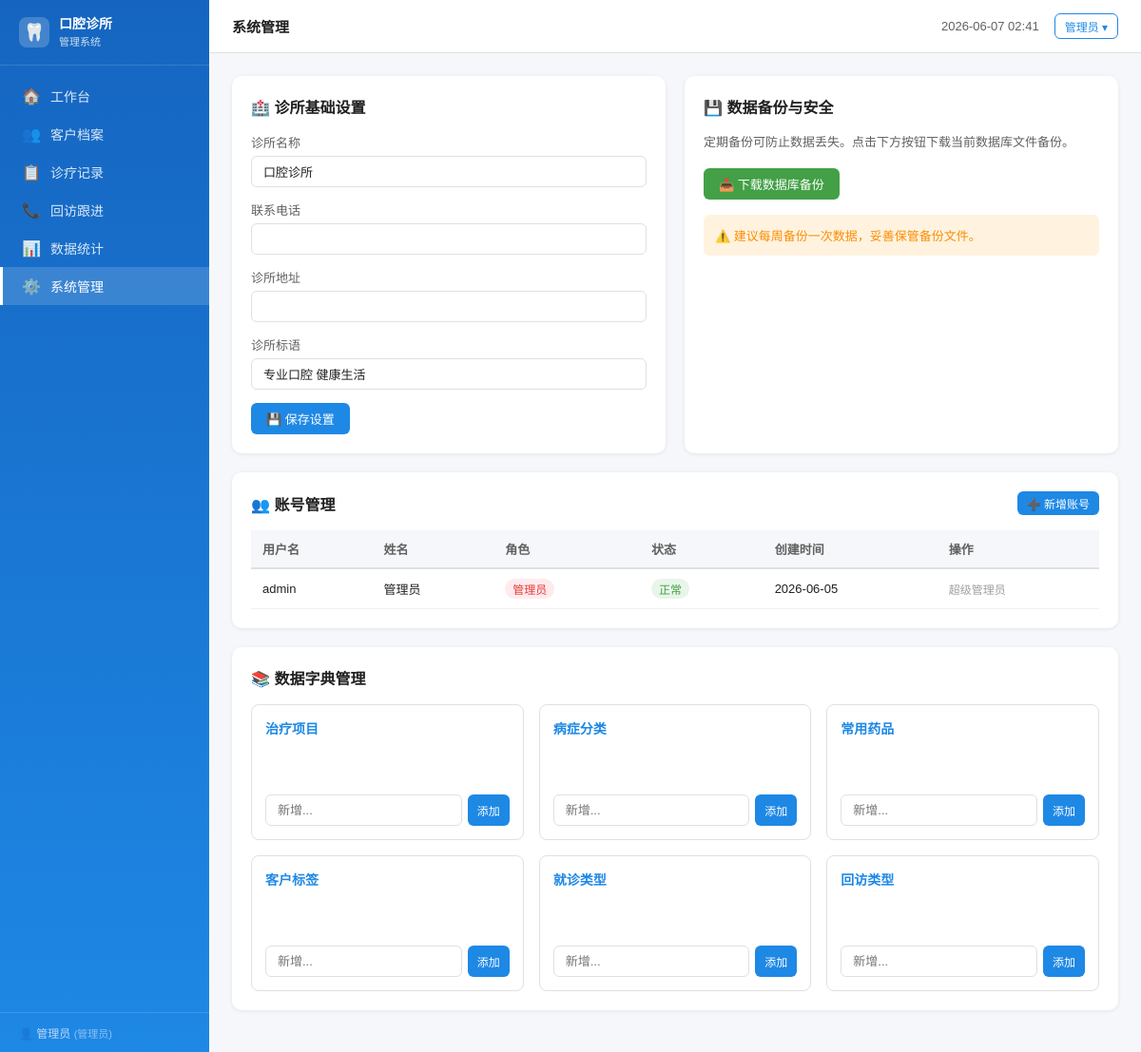
Page /system (signed in) on the committed database.
### tables this page shows
CREATE TABLE clinic_settings (
        key TEXT PRIMARY KEY,
        value TEXT
    );

CREATE TABLE users (
        id INTEGER PRIMARY KEY AUTOINCREMENT,
        username TEXT UNIQUE NOT NULL,
        password_hash TEXT NOT NULL,
        real_name TEXT NOT NULL,
        role TEXT NOT NULL DEFAULT 'doctor',
        is_active INTEGER DEFAULT 1,
        created_at TEXT DEFAULT (datetime('now','localtime'))
    );

### app.py (the view)
@app.route('/system')
@login_required
def system():
    if session.get('role') != 'admin':
        flash('权限不足', 'error')
        return redirect(url_for('index'))
    conn = get_db()
    users = conn.execute("SELECT * FROM users ORDER BY id").fetchall()
    conn.close()
    settings = get_clinic_settings()
    return render_template('system.html', users=users, settings=settings, user=get_current_user())

### app.py (called while the page is built)
def get_db():
    conn = sqlite3.connect(DB_PATH)
    conn.row_factory = sqlite3.Row
    conn.execute("PRAGMA journal_mode=WAL")
    conn.execute("PRAGMA foreign_keys=ON")
    return conn

def login_required(f):
    @wraps(f)
    def decorated(*args, **kwargs):
        if 'user_id' not in session:
            return redirect(url_for('login'))
        return f(*args, **kwargs)
    return decorated

def get_current_user():
    if 'user_id' in session:
        conn = get_db()
        u = conn.execute("SELECT * FROM users WHERE id=?", (session['user_id'],)).fetchone()
        conn.close()
        return u
    return None

def get_clinic_settings():
    conn = get_db()
    rows = conn.execute("SELECT key,value FROM clinic_settings").fetchall()
    conn.close()
    return {r['key']: r['value'] for r in rows}

### templates/system.html (shortened to what this page needs)
{% extends 'base.html' %}
{% block page_title %}系统管理{% endblock %}
{% block content %}
<div style="display:grid;grid-template-columns:1fr 1fr;gap:20px">
  <div class="card">
    <div class="card-header"><h2>🏥 诊所基础设置</h2></div>
    <div class="form-group"><label class="form-label">诊所名称</label><input id="s-clinic-name" class="form-control" value="{{ settings.get('clinic_name','') }}"></div>
    <div class="form-group"><label class="form-label">联系电话</label><input id="s-clinic-phone" class="form-control" value="{{ settings.get('clinic_phone','') }}"></div>
    <div class="form-group"><label class="form-label">诊所地址</label><input id="s-clinic-address" class="form-control" value="{{ settings.get('clinic_address','') }}"></div>
    <div class="form-group"><label class="form-label">诊所标语</label><input id="s-clinic-slogan" class="form-control" value="{{ settings.get('clinic_slogan','') }}"></div>
    <button class="btn btn-primary" onclick="saveSettings()">💾 保存设置</button>
  </div>
  <div class="card">
    <div class="card-header"><h2>💾 数据备份与安全</h2></div>
    <p style="font-size:13px;color:var(--text2);margin-bottom:16px;line-height:1.6">定期备份可防止数据丢失。点击下方按钮下载当前数据库文件备份。</p>
    <a href="/api/backup" class="btn btn-success">📥 下载数据库备份</a>
    <div style="margin-top:16px;padding:12px;background:#FFF3E0;border-radius:6px;font-size:13px;color:var(--warning)">
      ⚠️ 建议每周备份一次数据，妥善保管备份文件。
    </div>
  </div>
</div>
<div class="card">
  <div class="card-header">
    <h2>👥 账号管理</h2>
    <button class="btn btn-sm btn-primary" onclick="openNewUser()">➕ 新增账号</button>
  </div>
  <div class="table-wrap">
    <table>
      <thead><tr><th>用户名</th><th>姓名</th><th>角色</th><th>状态</th><th>创建时间</th><th>操作</th></tr></thead>
      <tbody id="users-tbody">
        {% for u in users %}
        <tr id="user-row-{{ u.id }}">
          <td>{{ u.username }}</td>
          <td>{{ u.real_name }}</td>
          <td><span class="badge {{ 'badge-danger' if u.role=='admin' else 'badge-info' }}">{{ '管理员' if u.role=='admin' else '医生' }}</span></td>
          <td><span class="badge {{ 'badge-success' if u.is_active else 'badge-warning' }}">{{ '正常' if u.is_active else '已禁用' }}</span></td>
          <td>{{ (u.created_at or '')[:10] }}</td>
          <td>
            {% if u.username != 'admin' %}
            <button class="btn-icon" onclick="editUser({{ u.id }},'{{ u.real_name }}','{{ u.role }}',{{ u.is_active }})">✏️</button>
            {% else %}
            <span style="font-size:12px;color:var(--text3)">超级管理员</span>
            {% endif %}
          </td>
        </tr>
        {% endfor %}
      </tbody>
    </table>
  </div>
</div>
<div class="card">
  <div class="card-header"><h2>📚 数据字典管理</h2></div>
  <div style="display:grid;grid-template-columns:repeat(auto-fill,minmax(280px,1fr));gap:16px">
    {% for cat, label in [('treatment_item','治疗项目'),('disease','病症分类'),('drug','常用药品'),('customer_tag','客户标签'),('visit_type','就诊类型'),('followup_type','回访类型')] %}
    <div style="border:1px solid var(--border);border-radius:8px;padding:14px">
      <div style="font-weight:600;margin-bottom:10px;color:var(--primary)">{{ label }}</div>
      <div id="dict-{{ cat }}" style="display:flex;flex-wrap:wrap;gap:6px;min-height:40px"></div>
      <div style="display:flex;gap:6px;margin-top:10px">
        <input type="text" id="dict-input-{{ cat }}" class="form-control" placeholder="新增..." style="flex:1">
        <button class="btn btn-sm btn-primary" onclick="addDictItem('{{ cat }}')">添加</button>
      </div>
    </div>
    {% endfor %}
  </div>
</div>
{% endblock %}

### templates/base.html (shortened to what this page needs)
<!DOCTYPE html>
<html lang="zh-CN">
<head>
</head>
<body>
<div class="layout">
  <aside class="sidebar" id="sidebar">
    <div class="sidebar-brand">
      <div class="logo">🦷</div>
      <h1>{{ settings.get('clinic_name','口腔诊所') }}<br><small style="font-size:11px;font-weight:400;opacity:.8">管理系统</small></h1>
    </div>
    <nav class="sidebar-nav">
      <a href="{{ url_for('index') }}" class="{% if request.endpoint=='index' %}active{% endif %}">
        <span>🏠</span> 工作台
      </a>
      <a href="{{ url_for('customers') }}" class="{% if request.endpoint in ['customers','customer_detail'] %}active{% endif %}">
        <span>👥</span> 客户档案
      </a>
      <a href="{{ url_for('treatments') }}" class="{% if request.endpoint in ['treatments','treatment_detail'] %}active{% endif %}">
        <span>📋</span> 诊疗记录
      </a>
      <a href="{{ url_for('followups') }}" class="{% if request.endpoint=='followups' %}active{% endif %}">
        <span>📞</span> 回访跟进
      </a>
      <a href="{{ url_for('statistics') }}" class="{% if request.endpoint=='statistics' %}active{% endif %}">
        <span>📊</span> 数据统计
      </a>
      {% if user and user.role=='admin' %}
      <a href="{{ url_for('system') }}" class="{% if request.endpoint=='system' %}active{% endif %}">
        <span>⚙️</span> 系统管理
      </a>
      {% endif %}
    </nav>
    <div class="sidebar-footer">
      👤 {{ user.real_name if user else '' }}
      <span style="font-size:11px;opacity:.7">({{ '管理员' if user and user.role=='admin' else '医生' }})</span>
    </div>
  </aside>
  <div class="main">
    <header class="header">
      <div class="header-left">
        <span style="font-size:15px;font-weight:600;color:var(--text)">{% block page_title %}{% endblock %}</span>
      </div>
      <div class="header-right">
        <span style="font-size:13px;color:var(--text2)" id="clock"></span>
        <div style="position:relative">
          <button class="btn btn-sm btn-outline" onclick="toggleUserMenu()">{{ user.real_name if user else '' }} ▾</button>
        </div>
      </div>
    </header>
    <main class="content">
      {% block content %}{% endblock %}
    </main>
  </div>
</div>
</body>
</html>

### templates/base.html (style rules this page uses)
:root { --primary:#1E88E5;--primary-dark:#1565C0;--primary-light:#E3F2FD; --success:#43A047;--warning:#FB8C00;--danger:#E53935;--info:#00ACC1; --bg:#F5F7FA;--card:#FFF;--border:#E0E0E0;--text:#212121;--text2:#616161;--text3:#9E9E9E; --sidebar-w:220px;--header-h:56px; }
* { box-sizing:border-box;margin:0;padding:0 }
body { font-family:'PingFang SC','Microsoft YaHei',sans-serif;background:var(--bg);color:var(--text);font-size:14px }
a { color:var(--primary);text-decoration:none }
.layout { display:flex;min-height:100vh }
.sidebar { width:var(--sidebar-w);background:linear-gradient(180deg,#1565C0 0%,#1E88E5 100%); color:#fff;display:flex;flex-direction:column;position:fixed;top:0;left:0;bottom:0;z-index:100; transition:transform .3s }
.sidebar-brand { padding:16px 20px;border-bottom:1px solid rgba(255,255,255,.15); display:flex;align-items:center;gap:10px }
.sidebar-brand .logo { width:32px;height:32px;background:rgba(255,255,255,.2); border-radius:8px;display:flex;align-items:center;justify-content:center;font-size:18px }
.sidebar-brand h1 { font-size:14px;font-weight:700;line-height:1.3;color:#fff }
.sidebar-nav { flex:1;overflow-y:auto;padding:12px 0 }
.sidebar-nav a { display:flex;align-items:center;gap:10px;padding:10px 20px; color:rgba(255,255,255,.85);transition:all .2s;border-left:3px solid transparent }
.sidebar-nav a:hover,.sidebar-nav a.active { background:rgba(255,255,255,.15); color:#fff;border-left-color:#fff }
.sidebar-nav a span { font-size:16px }
.sidebar-footer { padding:12px 20px;border-top:1px solid rgba(255,255,255,.15);font-size:12px;color:rgba(255,255,255,.7) }
.main { margin-left:var(--sidebar-w);flex:1;display:flex;flex-direction:column;min-height:100vh }
.header { height:var(--header-h);background:#fff;border-bottom:1px solid var(--border); display:flex;align-items:center;justify-content:space-between;padding:0 24px; position:sticky;top:0;z-index:50 }
.header-left { display:flex;align-items:center;gap:12px }
.header-right { display:flex;align-items:center;gap:16px }
.content { flex:1;padding:24px }
.card { background:#fff;border-radius:10px;box-shadow:0 1px 4px rgba(0,0,0,.08);padding:20px;margin-bottom:20px }
.card-header { display:flex;align-items:center;justify-content:space-between;margin-bottom:16px }
.card-header h2 { font-size:16px;font-weight:600 }
.badge { display:inline-block;padding:2px 8px;border-radius:12px;font-size:12px;font-weight:500 }
.badge-success { background:#E8F5E9;color:var(--success) }
.badge-danger { background:#FFEBEE;color:var(--danger) }
.btn { display:inline-flex;align-items:center;gap:6px;padding:7px 16px;border-radius:6px; border:none;cursor:pointer;font-size:13px;font-weight:500;transition:all .2s;white-space:nowrap }
.btn-primary { background:var(--primary);color:#fff }
.btn-success { background:var(--success);color:#fff }
.btn-outline { background:#fff;color:var(--primary);border:1px solid var(--primary) }
.btn-sm { padding:4px 10px;font-size:12px }
.form-group { margin-bottom:14px }
.form-label { display:block;font-size:13px;color:var(--text2);margin-bottom:5px;font-weight:500 }
.form-control,.form-select { width:100%;padding:8px 12px;border:1px solid var(--border); border-radius:6px;font-size:13px;color:var(--text);background:#fff;outline:none;transition:border .2s; font-family:inherit }
.table-wrap { overflow-x:auto }
table { width:100%;border-collapse:collapse }
table th,table td { padding:10px 12px;text-align:left;font-size:13px;white-space:nowrap }
table thead th { background:#F5F7FA;color:var(--text2);font-weight:600;border-bottom:2px solid var(--border) }
table tbody tr { border-bottom:1px solid #F0F0F0;transition:background .2s }

### rows in the picture
clinic_settings: get "口腔诊所"
users: real_name "管理员", role "管理员", username "admin", is_active "正常", created_at "2026-06-05", shows "超级管理员"
clinic_settings: get "专业口腔 健康生活"

### other values in the picture
{{ label }} "治疗项目" "病症分类" "常用药品" "客户标签" "就诊类型" "回访类型"
